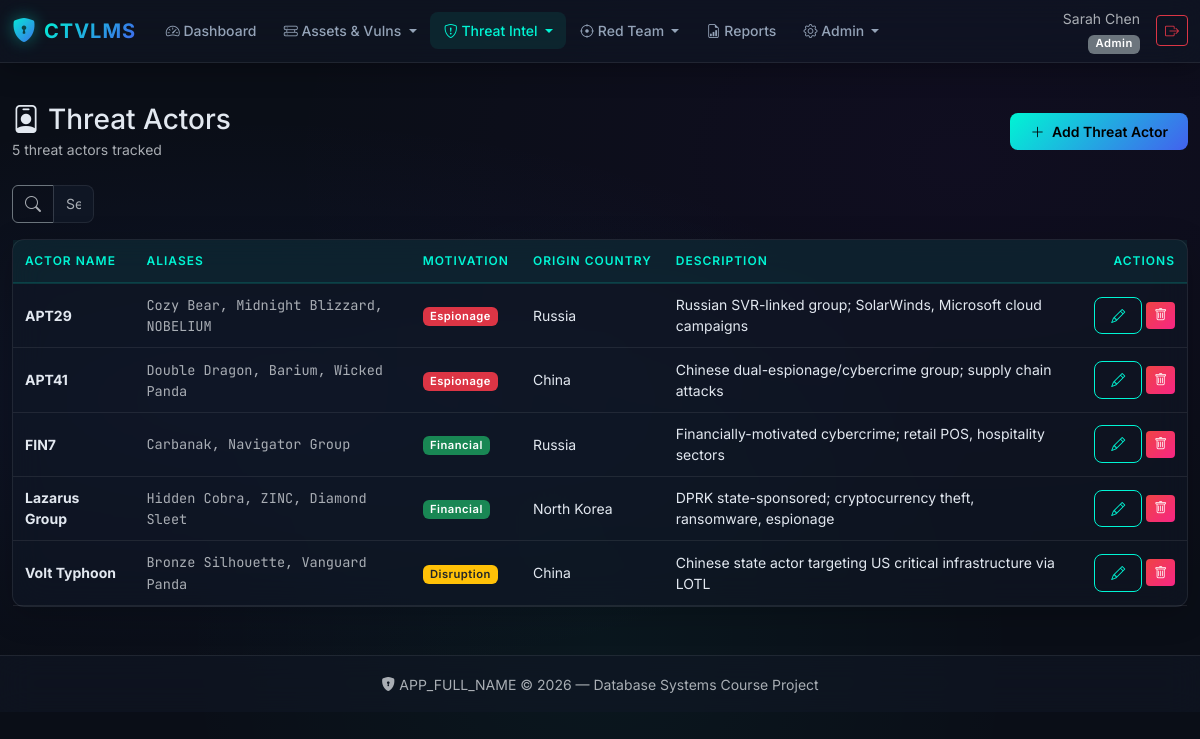
The app's page /?page=threat_actors/list (signed in) with its own data.
### tables this page shows
CREATE TABLE threat_actors (
    actorID INT AUTO_INCREMENT PRIMARY KEY,
    actorName VARCHAR(150) NOT NULL,            
    aliasNames VARCHAR(255),
    motivation ENUM('Financial','Espionage','Hacktivism','Disruption','Unknown') DEFAULT 'Unknown',
    originCountry VARCHAR(100),
    description TEXT
);

### index.php (called while the page is built, shortened)
<?php
require_once __DIR__ . '/includes/auth.php';
require_once __DIR__ . '/includes/audit.php';
require_once __DIR__ . '/includes/helpers.php';
$page = $_GET['page'] ?? 'dashboard';
$page = preg_replace('/[^a-zA-Z0-9_\/]/', '', $page);
$routes = [
    'dashboard'            => 'pages/dashboard.php',
    'reports'              => 'pages/reports.php',
    'users/list'           => 'pages/users/list.php',
    'users/form'           => 'pages/users/form.php',
    'assets/list'          => 'pages/assets/list.php',
    'assets/form'          => 'pages/assets/form.php',
    'vulnerabilities/list' => 'pages/vulnerabilities/list.php',
    'vulnerabilities/form' => 'pages/vulnerabilities/form.php',
    'exposures/list'       => 'pages/exposures/list.php',
    'asset_vulns/list'     => 'pages/asset_vulns/list.php',
    'asset_vulns/form'     => 'pages/asset_vulns/form.php',
    'threat_actors/list'   => 'pages/threat_actors/list.php',
    'threat_actors/form'   => 'pages/threat_actors/form.php',
    'iocs/list'            => 'pages/iocs/list.php',
    'iocs/form'            => 'pages/iocs/form.php',
    'incidents/list'       => 'pages/incidents/list.php',
    'incidents/form'       => 'pages/incidents/form.php',
    'engagements/list'     => 'pages/engagements/list.php',
    'engagements/form'     => 'pages/engagements/form.php',
    'findings/list'        => 'pages/findings/list.php',
    'findings/form'        => 'pages/findings/form.php',
    'remediations/list'    => 'pages/remediations/list.php',
    'remediations/form'    => 'pages/remediations/form.php',
    'audit_log/list'       => 'pages/audit_log/list.php',
];
require __DIR__ . '/' . $routes[$page];

### includes/auth.php (called while the page is built, shortened)
<?php
function canWrite(string $entity): bool
{
    $role = $_SESSION['role'] ?? '';
    $perms = [
        'users'           => ['Admin'],
        'assets'          => ['Admin', 'Vuln_Manager'],
        'vulnerabilities' => ['Admin', 'SOC_Analyst', 'Vuln_Manager'],
        'asset_vulns'     => ['Admin', 'SOC_Analyst', 'Vuln_Manager'],
        'threat_actors'   => ['Admin', 'SOC_Analyst', 'Red_Teamer'],
        'iocs'            => ['Admin', 'SOC_Analyst', 'Red_Teamer'],
        'incidents'       => ['Admin', 'SOC_Analyst'],
        'engagements'     => ['Admin', 'Red_Teamer'],
        'findings'        => ['Admin', 'Red_Teamer'],
        'remediations'    => ['Admin', 'SOC_Analyst', 'Vuln_Manager'],
        'audit_log'       => [],
    ];
    return in_array($role, $perms[$entity] ?? [], true);
}

### pages/threat_actors/list.php (the view, shortened to what this page needs)
<?php
$pageTitle = 'Threat Actors';
$db = getDB();
$entity = 'threat_actors';
$page = max(1, (int)($_GET['pg'] ?? 1));
$perPage = 15;
$countSql = 'SELECT COUNT(*) FROM threat_actors';
$dataSql  = 'SELECT * FROM threat_actors ORDER BY actorName ASC';
$result   = paginate($db, $countSql, $dataSql, [], $page, $perPage);
$rows     = $result['rows'];
require __DIR__ . '/../../includes/header.php';
?>
<div class="page-header">
    <div>
        <h1 class="h3 mb-0"><i class="bi bi-person-badge me-2"></i><?= e($pageTitle) ?></h1>
        <small class="text-muted"><?= $result['total'] ?> threat actor<?= $result['total'] !== 1 ? 's' : '' ?> tracked</small>
    </div>
    <?php if (canWrite($entity)): ?>
    <a href="?page=threat_actors/form" class="btn btn-cyber">
        <i class="bi bi-plus-lg me-1"></i> Add Threat Actor
    </a>
    <?php endif; ?>
</div>
<div class="filter-bar mb-3">
    <div class="row g-2">
        <div class="col-md-4">
            <div class="input-group">
                <span class="input-group-text bg-transparent border-secondary"><i class="bi bi-search text-muted"></i></span>
                <input type="text" id="tableSearch" class="form-control bg-transparent border-secondary text-light"
                       placeholder="Search threat actors...">
            </div>
        </div>
    </div>
</div>
<div class="glass-card p-0 fade-in-up">
    <div class="table-responsive">
        <table class="table table-dark-custom table-hover mb-0">
            <thead>
                <tr>
                    <th>Actor Name</th>
                    <th>Aliases</th>
                    <th>Motivation</th>
                    <th>Origin Country</th>
                    <th>Description</th>
                    <?php if (canWrite($entity)): ?>
                    <th class="text-end" style="width:120px;">Actions</th>
                    <?php endif; ?>
                </tr>
            </thead>
            <tbody>
                <?php if (empty($rows)): ?>
                <tr>
                    <td colspan="<?= canWrite($entity) ? 6 : 5 ?>" class="text-center py-5">
                        <div class="empty-state">
                            <i class="bi bi-person-badge" style="font-size:2.5rem;opacity:0.3;"></i>
                            <p class="text-muted mt-2 mb-0">No threat actors found.</p>
                        </div>
                    </td>
                </tr>
                <?php else: ?>
                <?php foreach ($rows as $row): ?>
                <tr>
                    <td>
                        <strong><?= e($row['actorName']) ?></strong>
                    </td>
                    <td>
                        <?php if (!empty($row['aliasNames'])): ?>
                            <span class="text-muted font-mono" style="font-size:0.85rem;"><?= e($row['aliasNames']) ?></span>
                        <?php else: ?>
                            <span class="text-muted">—</span>
                        <?php endif; ?>
                    </td>
                    <td><?= motivationBadge($row['motivation']) ?></td>
                    <td><?= e($row['originCountry'] ?: '—') ?></td>
                    <td>
                        <span title="<?= e($row['description'] ?? '') ?>">
                            <?= e($row['description'] ? (strlen($row['description']) > 80 ? substr($row['description'], 0, 80) . '…' : $row['description']) : '—') ?>
                        </span>
                    </td>
                    <?php if (canWrite($entity)): ?>
                    <td class="text-end text-nowrap">
                        <a href="?page=threat_actors/form&id=<?= (int)$row['actorID'] ?>" class="btn btn-sm btn-cyber-outline" title="Edit">
                            <i class="bi bi-pencil"></i>
                        </a>
                        <form method="POST" action="?page=threat_actors/list" class="d-inline">
                            <button type="submit" class="btn btn-sm btn-danger-cyber btn-delete" title="Delete">
                                <i class="bi bi-trash"></i>
                            </button>
                        </form>
                    </td>
                    <?php endif; ?>
                </tr>
                <?php endforeach; ?>
                <?php endif; ?>
            </tbody>
        </table>
    </div>
</div>
<?php
function motivationBadge(?string $motivation): string
{
    $map = [
        'Financial'  => 'bg-success',
        'Espionage'  => 'bg-danger',
        'Hacktivism' => 'bg-info',
        'Disruption' => 'bg-warning text-dark',
        'Unknown'    => 'bg-secondary',
    ];
    $cls = $map[$motivation] ?? 'bg-secondary';
    return '<span class="badge ' . $cls . '">' . e($motivation ?? 'Unknown') . '</span>';
}
require __DIR__ . '/../../includes/footer.php';
?>

### public/css/style.css (style rules this page uses)
:root { --bg-primary: #0a0e17; --bg-secondary: #111827; --bg-card: rgba(17, 24, 39, 0.7); --bg-glass: rgba(17, 24, 39, 0.55); --border-glass: rgba(255, 255, 255, 0.08); --text-primary: #e2e8f0; --text-secondary: #94a3b8; --text-muted: #64748b; --accent-cyan: #00f5d4; --accent-magenta: #f72585; --accent-blue: #4361ee; --accent-purple: #7209b7; --accent-orange: #fb8500; --severity-critical: #ef4444; --severity-high: #f97316; --severity-medium: #eab308; --severity-low: #22c55e; --font-body: 'Inter', system-ui, -apple-system, sans-serif; --font-mono: 'JetBrains Mono', 'Fira Code', monospace; --glass-blur: 16px; --radius: 12px; --radius-sm: 8px; --transition: all 0.3s cubic-bezier(0.4, 0, 0.2, 1); }
html { scroll-behavior: smooth; }
body { font-family: var(--font-body); background: var(--bg-primary); color: var(--text-primary); min-height: 100vh; background-image: radial-gradient(ellipse at 20% 50%, rgba(67, 97, 238, 0.08) 0%, transparent 50%), radial-gradient(ellipse at 80% 20%, rgba(114, 9, 183, 0.06) 0%, transparent 50%), radial-gradient(ellipse at 50% 80%, rgba(0, 245, 212, 0.04) 0%, transparent 50%); }
.glass-card { background: var(--bg-glass); backdrop-filter: blur(var(--glass-blur)); -webkit-backdrop-filter: blur(var(--glass-blur)); border: 1px solid var(--border-glass); border-radius: var(--radius); box-shadow: 0 8px 32px rgba(0, 0, 0, 0.2); transition: var(--transition); }
.table-dark-custom { --bs-table-bg: transparent; --bs-table-color: var(--text-primary); --bs-table-border-color: var(--border-glass); --bs-table-hover-bg: rgba(0, 245, 212, 0.04); --bs-table-hover-color: var(--text-primary); --bs-table-striped-bg: rgba(255, 255, 255, 0.02); font-size: 0.875rem; }
.table-dark-custom thead th { background: rgba(0, 245, 212, 0.06); color: var(--accent-cyan); font-weight: 600; font-size: 0.75rem; text-transform: uppercase; letter-spacing: 1px; border-bottom: 2px solid rgba(0, 245, 212, 0.15); padding: 0.75rem; white-space: nowrap; }
.table-dark-custom td { padding: 0.65rem 0.75rem; vertical-align: middle; }
.table-dark-custom tbody tr { transition: var(--transition); }
.badge { font-weight: 600; font-size: 0.7rem; letter-spacing: 0.5px; padding: 0.35em 0.65em; border-radius: 6px; }
.btn-cyber { background: linear-gradient(135deg, var(--accent-cyan), var(--accent-blue)); border: none; color: #000; font-weight: 600; font-size: 0.875rem; padding: 0.5rem 1.25rem; border-radius: var(--radius-sm); transition: var(--transition); text-decoration: none; }
.btn-cyber-outline { background: transparent; border: 1px solid var(--accent-cyan); color: var(--accent-cyan); font-weight: 500; font-size: 0.875rem; padding: 0.45rem 1rem; border-radius: var(--radius-sm); transition: var(--transition); text-decoration: none; }
.btn-danger-cyber { background: linear-gradient(135deg, var(--severity-critical), var(--accent-magenta)); border: none; color: #fff; font-weight: 600; font-size: 0.8rem; }
.form-control, .form-select { background: rgba(17, 24, 39, 0.8) !important; border: 1px solid var(--border-glass) !important; color: var(--text-primary) !important; border-radius: var(--radius-sm); font-size: 0.875rem; transition: var(--transition); }
.page-header { display: flex; align-items: center; justify-content: space-between; flex-wrap: wrap; gap: 1rem; margin-bottom: 1.5rem; }
.filter-bar { display: flex; gap: 0.75rem; flex-wrap: wrap; align-items: center; margin-bottom: 1.25rem; }
.filter-bar .form-control, .filter-bar .form-select { max-width: 220px; }
.font-mono { font-family: var(--font-mono); font-size: 0.85rem; }
.fade-in-up { animation: fadeInUp 0.5s ease-out forwards; }
.table-dark-custom tbody tr { animation: fadeInUp 0.3s ease-out forwards; opacity: 0; }
.table-dark-custom tbody tr:nth-child(1) { animation-delay: 0.02s; }
.table-dark-custom tbody tr:nth-child(2) { animation-delay: 0.04s; }
.table-dark-custom tbody tr:nth-child(3) { animation-delay: 0.06s; }
.table-dark-custom tbody tr:nth-child(4) { animation-delay: 0.08s; }
.table-dark-custom tbody tr:nth-child(5) { animation-delay: 0.10s; }

### records on screen
threat_actors: actorName "APT29", aliasNames "Cozy Bear, Midnight Blizzard, NOBELIUM", motivation "Espionage", originCountry "Russia", description "Russian SVR-linked group; SolarWinds, Microsoft cloud campaigns"
threat_actors: actorName "APT41", aliasNames "Double Dragon, Barium, Wicked Panda", motivation "Espionage", originCountry "China", description "Chinese dual-espionage/cybercrime group; supply chain attacks"
threat_actors: actorName "FIN7", aliasNames "Carbanak, Navigator Group", motivation "Financial", originCountry "Russia", description "Financially-motivated cybercrime; retail POS, hospitality sectors"
threat_actors: actorName "Lazarus Group", aliasNames "Hidden Cobra, ZINC, Diamond Sleet", motivation "Financial", originCountry "North Korea", description "DPRK state-sponsored; cryptocurrency theft, ransomware, espionage"
threat_actors: actorName "Volt Typhoon", aliasNames "Bronze Silhouette, Vanguard Panda", motivation "Disruption", originCountry "China", description "Chinese state actor targeting US critical infrastructure via LOTL"

### other values on screen
$user['name'] "Sarah Chen"
$map[$role] "Admin"
$pageTitle "Threat Actors"
$result['total'] "5"
APP_FULL_NAME "APP_FULL_NAME"
